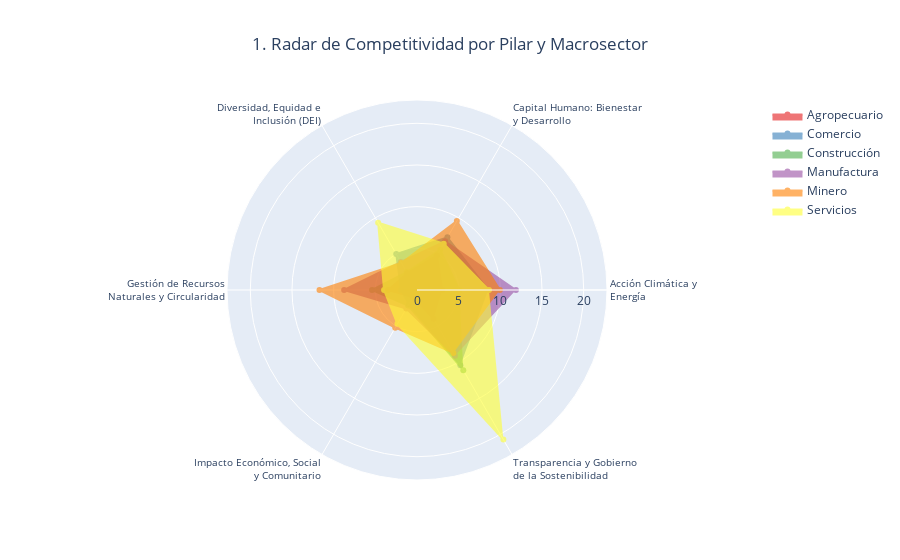

Here is the notebook cell this chart was saved with:
### Markdown cell above
## 1. Radar de Competitividad por Pilar y Macrosector

### Code cell
# Encadenar las operaciones de pandas para simplificar el proceso:
# 1. Agrupar por Macrosector y Nombre Pilar, calculando la media.
radar_final_df = (
    raw_data.groupby(['Macrosector', 'Nombre Pilar'])['valoracionPonderada']
    .mean()
    .reset_index()
    .pivot_table(
        index='Nombre Pilar',
        columns='Macrosector',
        values='valoracionPonderada'
    )
    .fillna(0)
    .reset_index()
    .rename(columns={'Nombre Pilar': 'category'})
)

categories = radar_final_df['category'].tolist()
macrosectores = radar_final_df.drop(columns='category').columns.tolist()

# Wrap category labels
wrapped_categories = [wrap_text(cat) for cat in categories]

fig = go.Figure()

# Create color palette for different macrosectors
colors = px.colors.qualitative.Set1[:len(macrosectores)]

for i, macrosector in enumerate(macrosectores):
    values = radar_final_df[macrosector].values
    fig.add_trace(go.Scatterpolar(
        r=values,
        theta=wrapped_categories,  # Use wrapped categories
        fill='toself',
        name=macrosector,
        line=dict(color=colors[i % len(colors)]),
        fillcolor=colors[i % len(colors)],
        opacity=0.6
    ))

fig.update_layout(
    polar=dict(
        radialaxis=dict(
            visible=True,
            range=[0, max(radar_final_df.drop(columns='category').max()) * 1.1],  # Dynamic range
            tickmode='linear',
            tick0=0,
            dtick=5
        ),
        angularaxis=dict(
            tickmode='array',
            tickvals=list(range(len(categories))),
            ticktext=wrapped_categories,  # Use wrapped categories
            tickfont=dict(size=10),  # Smaller font for wrapped text
            rotation=0  # Keep labels horizontal for better readability
        )
    ),
    showlegend=True,
    title={
        'text': '1. Radar de Competitividad por Pilar y Macrosector',
        'x': 0.5,
        'xanchor': 'center'
    }
)
fig.show()
save_chart_as_html(fig, '01_radar_macroeconomic.html')

### Figure 1 — Plotly figure (JSON) as saved in the notebook; plotly's stock layout.template omitted (floating-point values rounded to 4 significant figures)
{"data": [{"fill": "toself", "fillcolor": "rgb(228,26,28)", "line": {"color": "rgb(228,26,28)"}, "name": "Agropecuario", "opacity": 0.6, "r": [3.016, 4.762, 2.317, 3.472, 0.9921, 3.968], "theta": ["Acción Climática y<br>Energía", "Capital Humano: Bienestar<br>y Desarrollo", "Diversidad, Equidad e<br>Inclusión (DEI)", "Gestión de Recursos<br>Naturales y Circularidad", "Impacto Económico, Social<br>y Comunitario", "Transparencia y Gobierno<br>de la Sostenibilidad"], "type": "scatterpolar"}, {"fill": "toself", "fillcolor": "rgb(55,126,184)", "line": {"color": "rgb(55,126,184)"}, "name": "Comercio", "opacity": 0.6, "r": [8.55, 7.292, 4.982, 1.906, 1.98, 10.41], "theta": ["Acción Climática y<br>Energía", "Capital Humano: Bienestar<br>y Desarrollo", "Diversidad, Equidad e<br>Inclusión (DEI)", "Gestión de Recursos<br>Naturales y Circularidad", "Impacto Económico, Social<br>y Comunitario", "Transparencia y Gobierno<br>de la Sostenibilidad"], "type": "scatterpolar"}, {"fill": "toself", "fillcolor": "rgb(77,175,74)", "line": {"color": "rgb(77,175,74)"}, "name": "Construcción", "opacity": 0.6, "r": [5.082, 5.59, 2.488, 5.388, 2.145, 11.11], "theta": ["Acción Climática y<br>Energía", "Capital Humano: Bienestar<br>y Desarrollo", "Diversidad, Equidad e<br>Inclusión (DEI)", "Gestión de Recursos<br>Naturales y Circularidad", "Impacto Económico, Social<br>y Comunitario", "Transparencia y Gobierno<br>de la Sostenibilidad"], "type": "scatterpolar"}, {"fill": "toself", "fillcolor": "rgb(152,78,163)", "line": {"color": "rgb(152,78,163)"}, "name": "Manufactura", "opacity": 0.6, "r": [11.87, 6.749, 3.892, 8.743, 2.568, 9.109], "theta": ["Acción Climática y<br>Energía", "Capital Humano: Bienestar<br>y Desarrollo", "Diversidad, Equidad e<br>Inclusión (DEI)", "Gestión de Recursos<br>Naturales y Circularidad", "Impacto Económico, Social<br>y Comunitario", "Transparencia y Gobierno<br>de la Sostenibilidad"], "type": "scatterpolar"}, {"fill": "toself", "fillcolor": "rgb(255,127,0)", "line": {"color": "rgb(255,127,0)"}, "name": "Minero", "opacity": 0.6, "r": [9.94, 9.557, 3.746, 11.7, 5.222, 8.718], "theta": ["Acción Climática y<br>Energía", "Capital Humano: Bienestar<br>y Desarrollo", "Diversidad, Equidad e<br>Inclusión (DEI)", "Gestión de Recursos<br>Naturales y Circularidad", "Impacto Económico, Social<br>y Comunitario", "Transparencia y Gobierno<br>de la Sostenibilidad"], "type": "scatterpolar"}, {"fill": "toself", "fillcolor": "rgb(255,255,51)", "line": {"color": "rgb(255,255,51)"}, "name": "Servicios", "opacity": 0.6, "r": [8.63, 6.41, 9.324, 3.95, 4.692, 20.72], "theta": ["Acción Climática y<br>Energía", "Capital Humano: Bienestar<br>y Desarrollo", "Diversidad, Equidad e<br>Inclusión (DEI)", "Gestión de Recursos<br>Naturales y Circularidad", "Impacto Económico, Social<br>y Comunitario", "Transparencia y Gobierno<br>de la Sostenibilidad"], "type": "scatterpolar"}], "layout": {"polar": {"angularaxis": {"rotation": 0, "tickfont": {"size": 10}, "tickmode": "array", "ticktext": ["Acción Climática y<br>Energía", "Capital Humano: Bienestar<br>y Desarrollo", "Diversidad, Equidad e<br>Inclusión (DEI)", "Gestión de Recursos<br>Naturales y Circularidad", "Impacto Económico, Social<br>y Comunitario", "Transparencia y Gobierno<br>de la Sostenibilidad"], "tickvals": [0, 1, 2, 3, 4, 5]}, "radialaxis": {"dtick": 5, "range": [0, 22.79], "tick0": 0, "tickmode": "linear", "visible": true}}, "showlegend": true, "title": {"text": "1. Radar de Competitividad por Pilar y Macrosector", "x": 0.5, "xanchor": "center"}}}
